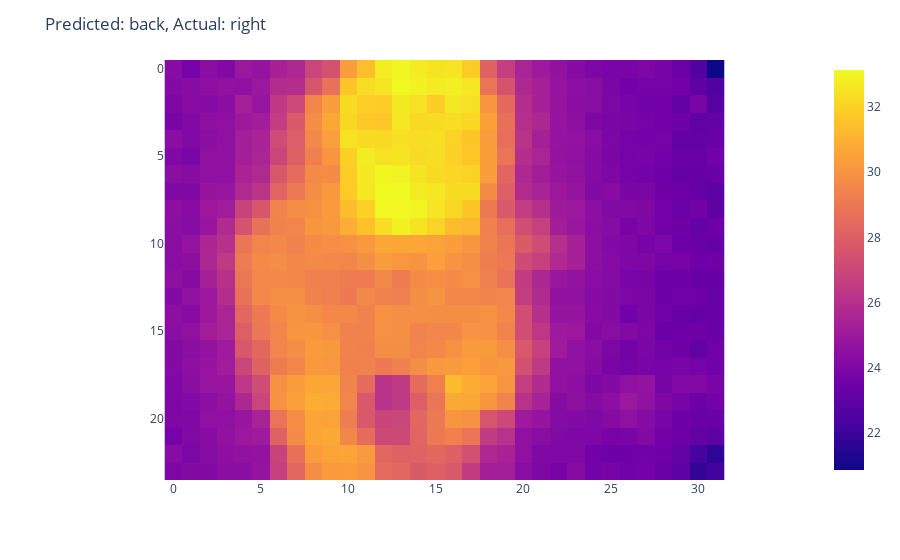
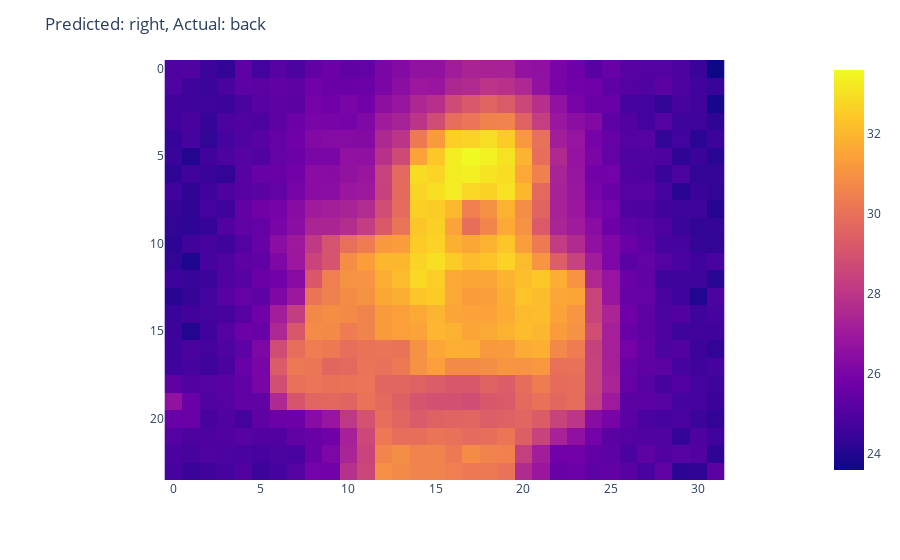
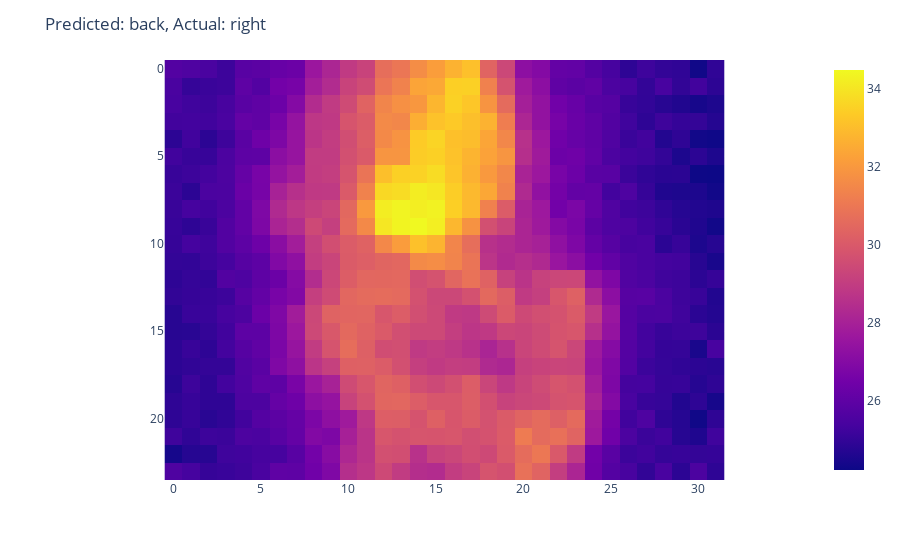

The code cell stored with these charts, in order, in its notebook:
### Code cell
values = {
    0: 'back',
    1: 'left',
    2: 'right',
}

# Get the X inputs that were misclassified
misclassified = X_test[y_test_max != preds]
# Get the y inputs that were misclassified
real_labels = y_test_max[y_test_max != preds]
pred_labels = preds[y_test_max != preds]
# Plot the misclassified inputs
for i in range(len(misclassified)):
    fig = px.imshow(
        img = misclassified[i, :, :, 0]
    )
    fig.update_layout(
        title=f'Predicted: {values[pred_labels[i]]}, '
        f'Actual: {values[real_labels[i]]}'
    )
    fig.show()

### Figure 1 — Plotly figure (JSON) as saved in the notebook; plotly's stock layout.template omitted (floating-point values rounded to 4 significant figures; data arrays with more than 128 entries replaced by an {"elided": "..."} marker saying what was removed)
{"data": [{"coloraxis": "coloraxis", "hovertemplate": "x: %{x}<br>y: %{y}<br>color: %{z}<extra></extra>", "name": "0", "type": "heatmap", "xaxis": "x", "yaxis": "y", "z": {"elided": "24x32 float values"}}], "layout": {"coloraxis": {"colorscale": [[0, "#0d0887"], [0.1111, "#46039f"], [0.2222, "#7201a8"], [0.3333, "#9c179e"], [0.4444, "#bd3786"], [0.5556, "#d8576b"], [0.6667, "#ed7953"], [0.7778, "#fb9f3a"], [0.8889, "#fdca26"], [1, "#f0f921"]]}, "margin": {"t": 60}, "title": {"text": "Predicted: back, Actual: right"}, "xaxis": {"anchor": "y", "constrain": "domain", "domain": [0, 1], "scaleanchor": "y"}, "yaxis": {"anchor": "x", "autorange": "reversed", "constrain": "domain", "domain": [0, 1]}}}

### Figure 2 — Plotly figure (JSON) as saved in the notebook; plotly's stock layout.template omitted (floating-point values rounded to 4 significant figures; data arrays with more than 128 entries replaced by an {"elided": "..."} marker saying what was removed)
{"data": [{"coloraxis": "coloraxis", "hovertemplate": "x: %{x}<br>y: %{y}<br>color: %{z}<extra></extra>", "name": "0", "type": "heatmap", "xaxis": "x", "yaxis": "y", "z": {"elided": "24x32 float values"}}], "layout": {"coloraxis": {"colorscale": [[0, "#0d0887"], [0.1111, "#46039f"], [0.2222, "#7201a8"], [0.3333, "#9c179e"], [0.4444, "#bd3786"], [0.5556, "#d8576b"], [0.6667, "#ed7953"], [0.7778, "#fb9f3a"], [0.8889, "#fdca26"], [1, "#f0f921"]]}, "margin": {"t": 60}, "title": {"text": "Predicted: right, Actual: back"}, "xaxis": {"anchor": "y", "constrain": "domain", "domain": [0, 1], "scaleanchor": "y"}, "yaxis": {"anchor": "x", "autorange": "reversed", "constrain": "domain", "domain": [0, 1]}}}

### Figure 3 — Plotly figure (JSON) as saved in the notebook; plotly's stock layout.template omitted (floating-point values rounded to 4 significant figures; data arrays with more than 128 entries replaced by an {"elided": "..."} marker saying what was removed)
{"data": [{"coloraxis": "coloraxis", "hovertemplate": "x: %{x}<br>y: %{y}<br>color: %{z}<extra></extra>", "name": "0", "type": "heatmap", "xaxis": "x", "yaxis": "y", "z": {"elided": "24x32 float values"}}], "layout": {"coloraxis": {"colorscale": [[0, "#0d0887"], [0.1111, "#46039f"], [0.2222, "#7201a8"], [0.3333, "#9c179e"], [0.4444, "#bd3786"], [0.5556, "#d8576b"], [0.6667, "#ed7953"], [0.7778, "#fb9f3a"], [0.8889, "#fdca26"], [1, "#f0f921"]]}, "margin": {"t": 60}, "title": {"text": "Predicted: back, Actual: right"}, "xaxis": {"anchor": "y", "constrain": "domain", "domain": [0, 1], "scaleanchor": "y"}, "yaxis": {"anchor": "x", "autorange": "reversed", "constrain": "domain", "domain": [0, 1]}}}
